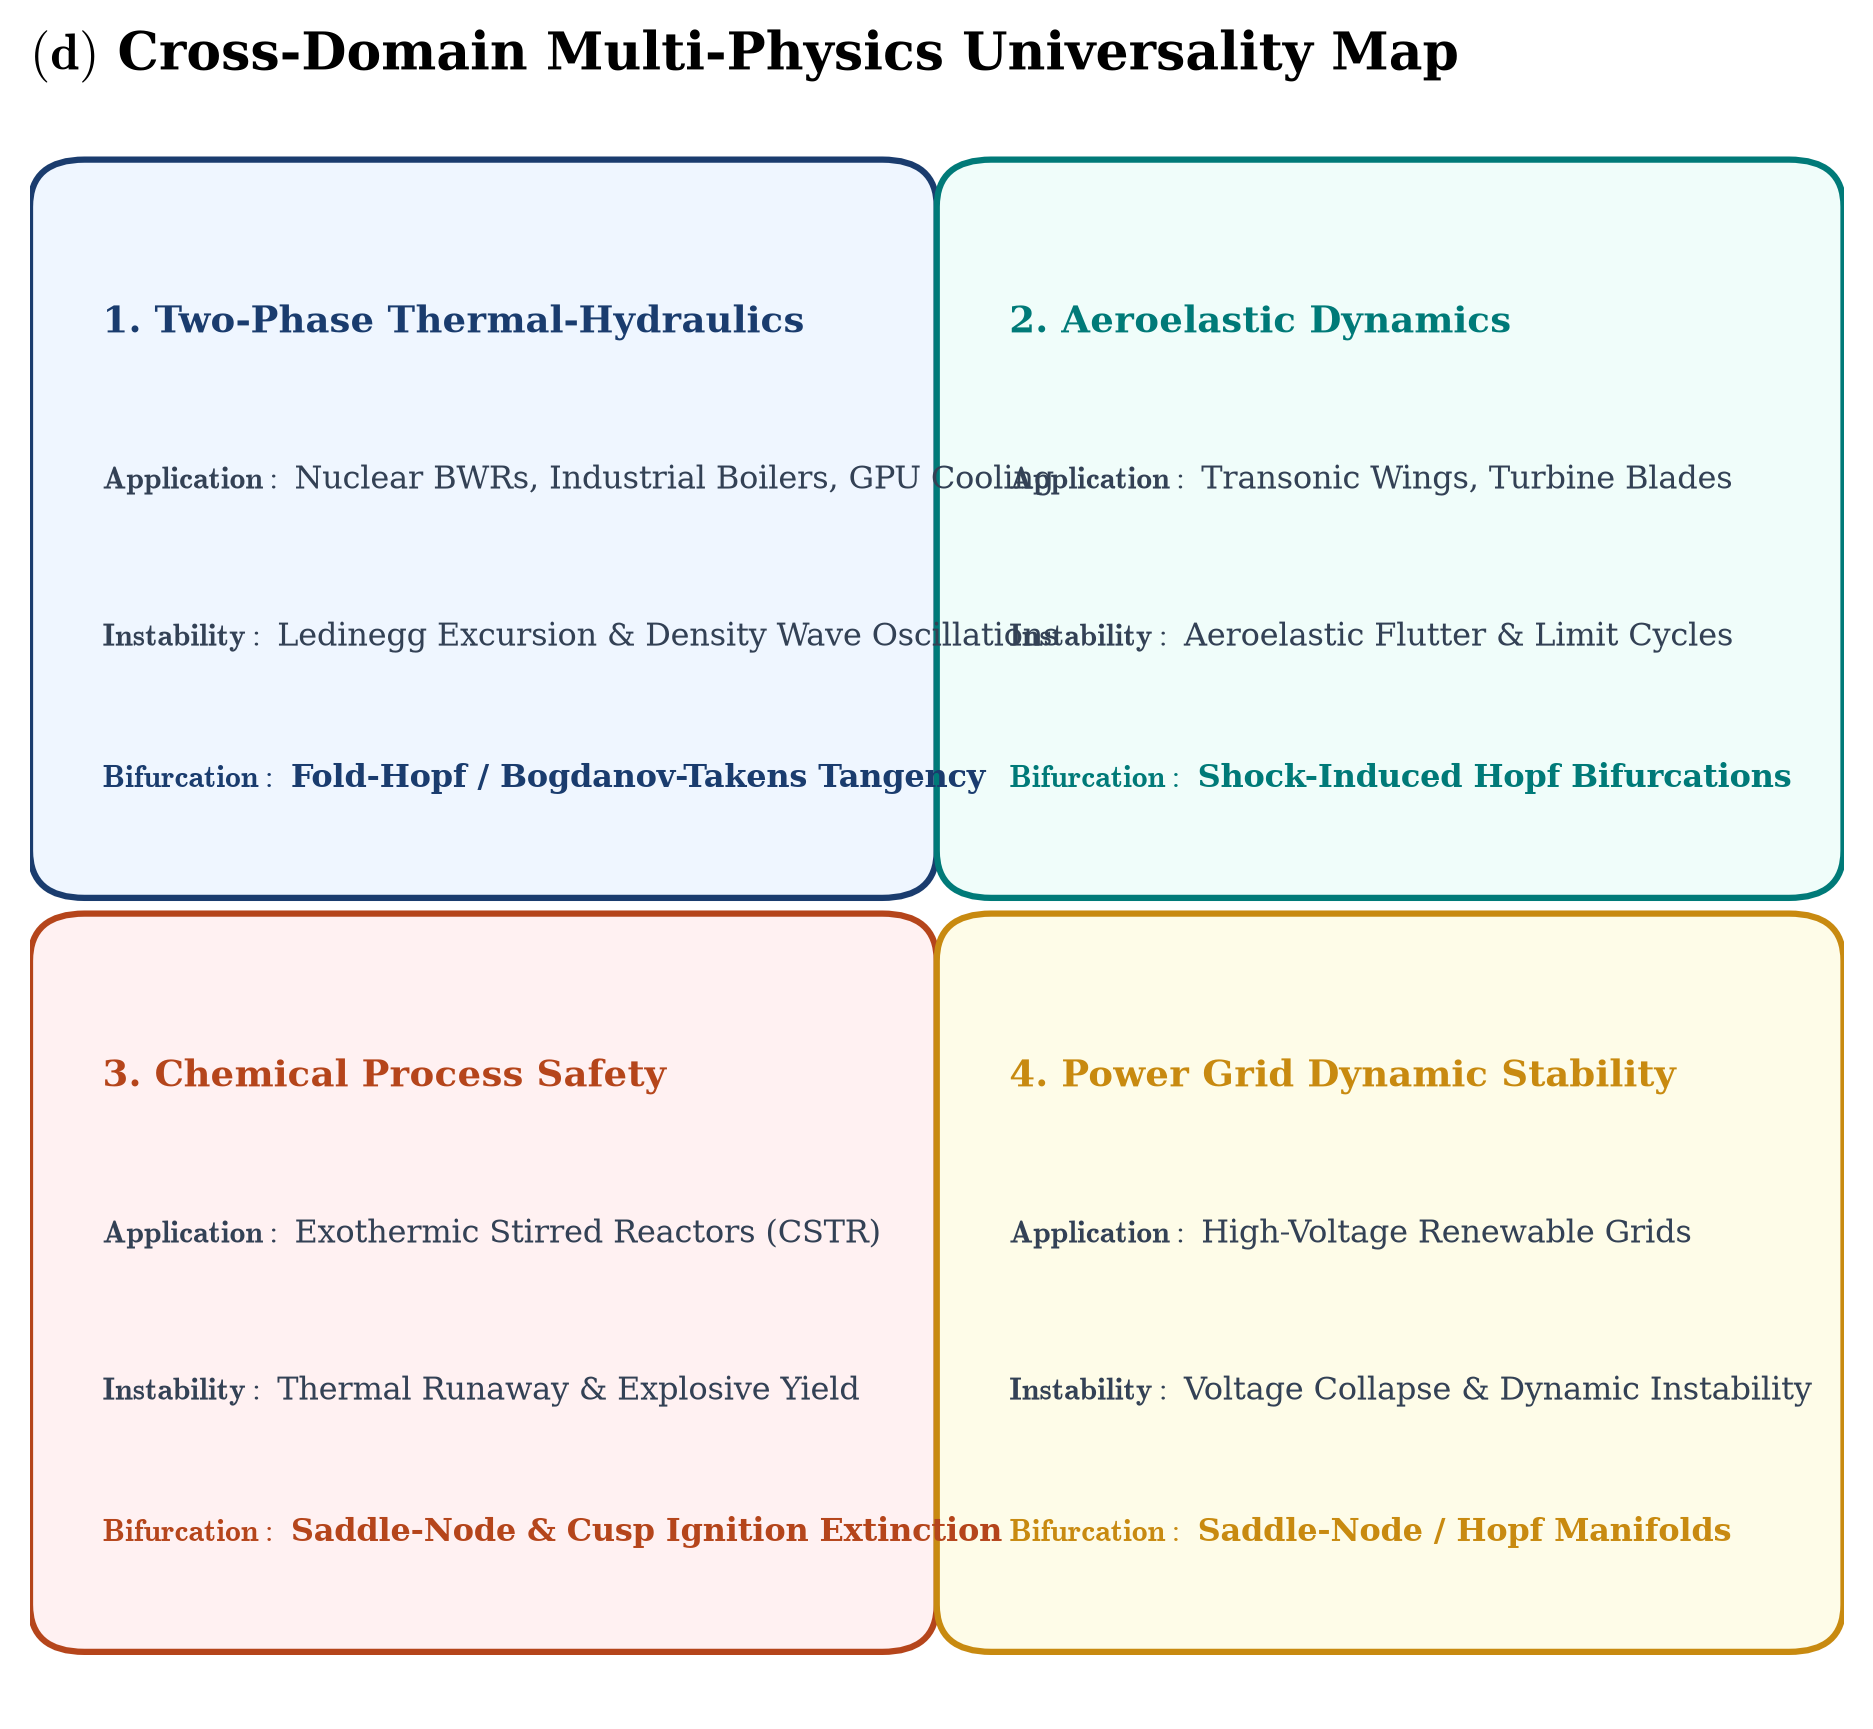

Source code (Python):
"""Panel (d): Cross-Domain Multi-Physics Universality Map
Extends metric decoupling and boundary-weighted remediation across 4 major engineering safety domains.
"""
import os
import matplotlib.pyplot as plt
import matplotlib.patches as patches

output_dir = os.path.dirname(os.path.abspath(__file__))
os.makedirs(output_dir, exist_ok=True)

# Publication Typography
plt.rcParams.update({
    "font.family": "serif",
    "font.size": 11,
    "axes.labelsize": 12,
    "axes.titlesize": 12.5,
    "xtick.labelsize": 10,
    "ytick.labelsize": 10,
    "legend.fontsize": 9.2,
    "axes.linewidth": 1.2,
    "grid.linewidth": 0.5,
    "grid.alpha": 0.35,
    "mathtext.fontset": "cm",
})

NAVY = "#1a3c6e"
CRIMSON = "#b5451b"
TEAL = "#007a78"
GOLD = "#c88a10"
SLATE = "#334155"

fig, ax = plt.subplots(figsize=(7.8, 6.8), dpi=300)
ax.set_title(r"$\mathbf{(d)}$ Cross-Domain Multi-Physics Universality Map", pad=14, loc="left", fontweight="bold")
ax.axis("off")

domains = [
    {
        "title": "1. Two-Phase Thermal-Hydraulics",
        "system": "Nuclear BWRs, Industrial Boilers, GPU Cooling",
        "phenom": "Ledinegg Excursion & Density Wave Oscillations",
        "singularity": "Fold-Hopf / Bogdanov-Takens Tangency",
        "color": NAVY,
        "bg": "#eff6ff",
        "rect": (0.02, 0.53, 0.46, 0.43)
    },
    {
        "title": "2. Aeroelastic Dynamics",
        "system": "Transonic Wings, Turbine Blades",
        "phenom": "Aeroelastic Flutter & Limit Cycles",
        "singularity": "Shock-Induced Hopf Bifurcations",
        "color": TEAL,
        "bg": "#f0fdfa",
        "rect": (0.52, 0.53, 0.46, 0.43)
    },
    {
        "title": "3. Chemical Process Safety",
        "system": "Exothermic Stirred Reactors (CSTR)",
        "phenom": "Thermal Runaway & Explosive Yield",
        "singularity": "Saddle-Node & Cusp Ignition Extinction",
        "color": CRIMSON,
        "bg": "#fff1f2",
        "rect": (0.02, 0.05, 0.46, 0.43)
    },
    {
        "title": "4. Power Grid Dynamic Stability",
        "system": "High-Voltage Renewable Grids",
        "phenom": "Voltage Collapse & Dynamic Instability",
        "singularity": "Saddle-Node / Hopf Manifolds",
        "color": GOLD,
        "bg": "#fefce8",
        "rect": (0.52, 0.05, 0.46, 0.43)
    }
]

for d in domains:
    x, y, w, h = d["rect"]
    rect = patches.FancyBboxPatch((x, y), w, h, boxstyle="round,pad=0.02,rounding_size=0.03",
                                  facecolor=d["bg"], edgecolor=d["color"], linewidth=1.5)
    ax.add_patch(rect)
    
    ax.text(x + 0.02, y + h - 0.09, d["title"], fontsize=8.8, color=d["color"], fontweight="bold")
    ax.text(x + 0.02, y + h - 0.19, r"$\mathbf{Application:}$ " + d["system"], fontsize=7.6, color=SLATE)
    ax.text(x + 0.02, y + h - 0.29, r"$\mathbf{Instability:}$ " + d["phenom"], fontsize=7.6, color=SLATE)
    ax.text(x + 0.02, y + h - 0.38, r"$\mathbf{Bifurcation:}$ " + d["singularity"], fontsize=7.6, color=d["color"], fontweight="bold")

out_file = os.path.join(output_dir, "panel_d_multiphysics_universality.png")
plt.savefig(out_file, dpi=300, bbox_inches="tight")
print("Saved Panel (d) to:", out_file)
